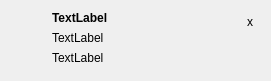
<?xml version="1.0" encoding="UTF-8"?>
<ui version="4.0">
 <class>Notification</class>
 <widget class="QWidget" name="Notification">
  <property name="geometry">
   <rect>
    <x>0</x>
    <y>0</y>
    <width>271</width>
    <height>81</height>
   </rect>
  </property>
  <layout class="QGridLayout" name="gridLayout">
   <property name="leftMargin">
    <number>11</number>
   </property>
   <property name="topMargin">
    <number>11</number>
   </property>
   <property name="rightMargin">
    <number>11</number>
   </property>
   <property name="bottomMargin">
    <number>11</number>
   </property>
   <property name="horizontalSpacing">
    <number>9</number>
   </property>
   <item row="0" column="0">
    <layout class="QVBoxLayout" name="verticalLayout">
     <property name="topMargin">
      <number>4</number>
     </property>
     <property name="bottomMargin">
      <number>2</number>
     </property>
     <item>
      <widget class="QLabel" name="iconLabel">
       <property name="sizePolicy">
        <sizepolicy hsizetype="Fixed" vsizetype="Fixed">
         <horstretch>0</horstretch>
         <verstretch>0</verstretch>
        </sizepolicy>
       </property>
       <property name="minimumSize">
        <size>
         <width>32</width>
         <height>32</height>
        </size>
       </property>
       <property name="maximumSize">
        <size>
         <width>32</width>
         <height>32</height>
        </size>
       </property>
       <property name="scaledContents">
        <bool>true</bool>
       </property>
      </widget>
     </item>
     <item>
      <spacer name="verticalSpacer">
       <property name="orientation">
        <enum>Qt::Vertical</enum>
       </property>
       <property name="sizeHint" stdset="0">
        <size>
         <width>20</width>
         <height>40</height>
        </size>
       </property>
      </spacer>
     </item>
    </layout>
   </item>
   <item row="0" column="1">
    <layout class="QVBoxLayout" name="actionsLayout">
     <property name="spacing">
      <number>6</number>
     </property>
     <item>
      <widget class="QLabel" name="appLabel">
       <property name="font">
        <font>
         <weight>75</weight>
         <bold>true</bold>
        </font>
       </property>
       <property name="text">
        <string notr="true">TextLabel</string>
       </property>
       <property name="textFormat">
        <enum>Qt::RichText</enum>
       </property>
       <property name="wordWrap">
        <bool>false</bool>
       </property>
      </widget>
     </item>
     <item>
      <widget class="QLabel" name="summaryLabel">
       <property name="text">
        <string notr="true">TextLabel</string>
       </property>
       <property name="textFormat">
        <enum>Qt::RichText</enum>
       </property>
       <property name="wordWrap">
        <bool>true</bool>
       </property>
      </widget>
     </item>
     <item>
      <widget class="QLabel" name="bodyLabel">
       <property name="sizePolicy">
        <sizepolicy hsizetype="MinimumExpanding" vsizetype="MinimumExpanding">
         <horstretch>0</horstretch>
         <verstretch>0</verstretch>
        </sizepolicy>
       </property>
       <property name="text">
        <string notr="true">TextLabel</string>
       </property>
       <property name="textFormat">
        <enum>Qt::RichText</enum>
       </property>
       <property name="alignment">
        <set>Qt::AlignLeading|Qt::AlignLeft|Qt::AlignTop</set>
       </property>
       <property name="wordWrap">
        <bool>true</bool>
       </property>
       <property name="openExternalLinks">
        <bool>true</bool>
       </property>
      </widget>
     </item>
    </layout>
   </item>
   <item row="0" column="2">
    <layout class="QVBoxLayout" name="verticalLayout_3">
     <item>
      <widget class="QToolButton" name="closeButton">
       <property name="text">
        <string notr="true">x</string>
       </property>
       <property name="autoRaise">
        <bool>true</bool>
       </property>
      </widget>
     </item>
     <item>
      <spacer name="verticalSpacer_2">
       <property name="orientation">
        <enum>Qt::Vertical</enum>
       </property>
       <property name="sizeHint" stdset="0">
        <size>
         <width>20</width>
         <height>40</height>
        </size>
       </property>
      </spacer>
     </item>
    </layout>
   </item>
  </layout>
 </widget>
 <resources/>
 <connections/>
</ui>
